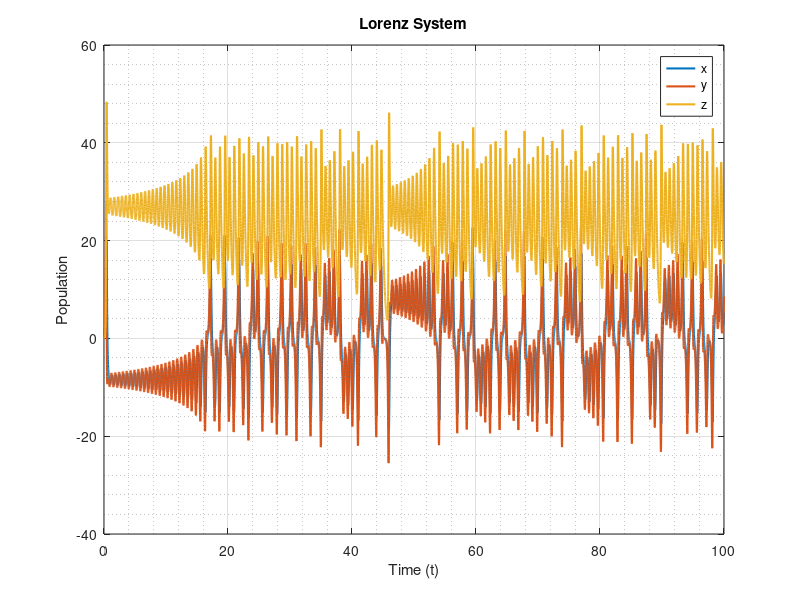
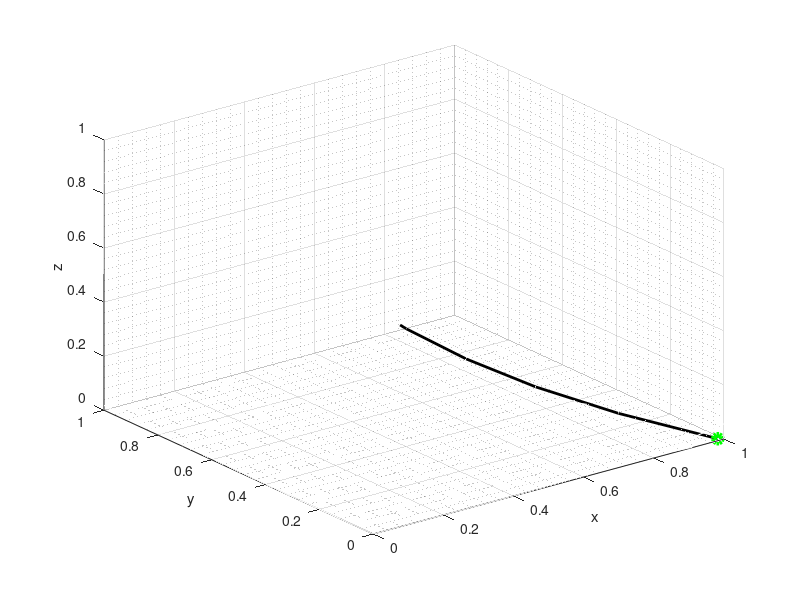

Reproduce these figures in MATLAB, in order.
%% Lorenz System

close all; clear; clc

% Discretize time: 
N = 1e4;
t_0 = 0;
t_end = 100;
t = linspace(t_0,t_end,N);

% Initial conditions
x0 = .99;
y0 = .01;
z0 = 0;

U0 = [x0; y0; z0];


% Parameters
sigma = 10;
beta = 8/3;
ro = 28;


% Right hand side:


dUdt = @(t, U)[ sigma.*(U(2)-U(1));
                U(1).*(ro-U(3)) - U(2);
                U(1).*U(2) - beta*U(3) ];

% Numerically solve the IVP
[t,U] = ode45(dUdt, t, U0);

x = U(:,1);
y = U(:,2);
z = U(:,3);




%Plot
figure(1);
plot(t, x, 'LineWidth', 1.5); hold on;
plot(t, y, 'LineWidth', 1.5);
plot(t, z, 'LineWidth', 1.5);
title('Lorenz System');
xlabel('Time (t)');
ylabel('Population');
legend('x','y', 'z');
grid on;
grid minor;

%%Phase Plane
N_mesh = 8;
vec = linspace(0,1,N_mesh);


[Sm,Im,Rm] = meshgrid(vec,vec,vec);

Fs = @(S,I,R) sigma.*(y-x);
Fi = @(S,I,R)  x.*(ro-z) - y;
Fr = @(S,I,R) x.*y - beta*z;

figure(2)
%quiver3(Sm,Im, Rm, Fs(Sm,Im,Rm),Fi(Sm,Im,Rm),Fr(Sm,Im,Rm));
%hold on;
plot3(x, y, z, 'k-', 'LineWidth', 2); hold on;
plot3(x0,y0,z0, 'go','LineWidth', 4)
plot3(x(end),y(end),z(end), 'ro', 'LineWidth',3)
plot3(x,zeros(size(t)),z,'w', 'LineWidth',.5);
plot3(x,y, zeros(size(t)),'w', 'LineWidth',.5);
plot3(zeros(size(t)),y,z,'w', 'LineWidth',.5);
xlabel('x');
ylabel('y');
zlabel('z');
xlim([0,1]);
ylim([0,1]);
zlim([0,1]);
grid on;
grid minor;
